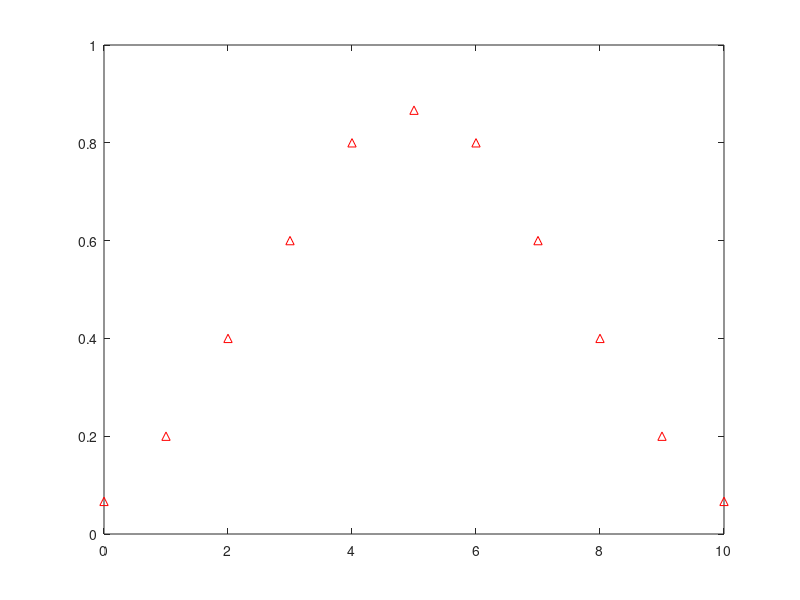

Write MATLAB code to recreate this figure. (Note: this script raises an error after producing the figure.)
%% Sample 7-4
%% 幾何学処理
% 有理数比の解像度変換
% 
% 画像処理特論
% 
% 村松 正吾 
% 
% 動作確認: MATLAB R2023a
%% Geometric image processing
% Resizing w/ rational factor
% 
% Advanced Topics in Image Processing
% 
% Shogo MURAMATSU
% 
% Verified: MATLAB R2023a
% 準備
% (Preparation)

close all
% 補間率の設定
% (Setting of upsampling factor)
%% 
% * $M$: 補間率 (upsampling factor) 

% Upsampling factor
uFactor = 5;
% 間引き率の設定
% (Setting of downsampling factor)
%% 
% * $M$: 間引き率 (downsampling factor) 

% Downsampling factor
dFactor = 3;
% フィルタの設定
% (Setting of filter)
% 
% 平均フィルタのインパルス応答 (Impulse response of averaging filter)
% 
% $$h[n]=\left\{\begin{array}{ll} \frac{1}{M_\mathrm{d}} & 0\leq n\leq M_\mathrm{d}-1 
% \\ 0 & \mathrm{otherwise} \end{array}\right.$$
%% 
% * $\{h[n]\}_n$: インパルス応答 (Impulse response)

% Impulse response of averaging filter
h = ones(1,dFactor)/dFactor;
%% 
% 線形補間フィルタのインパルス応答 (Impulse response of linear interpolation filter)
% 
% $$f[n]=\left\{\begin{array}{ll} \frac{1}{M_\mathrm{u}}(M_\mathrm{u}-|n|) & 
% -M_\mathrm{u}+1\leq n\leq M_\mathrm{u}-1 \\ 0 & \mathrm{otherwise} \end{array}\right.$$
% 
% ただし，非因果性に注意．(Note that the incausal property.)
%% 
% * $\{f[n]\}_n$: インパルス応答 (Impulse response)

% Impulse response of interpolation filter
f = 1-abs(-(uFactor-1):(uFactor-1))/uFactor;
%% 
% 縦続フィルタのインパルス応答 (Impulse response of the cascade filter)
% 
% $$g[n]=h[n]\ast f[n]$$

% Impulse response of the combination
g = conv(h,f);
%% フィルタ特性の表示
% (Display of filter characteristics)

% Impulse response
figure(1)
impz(g)
ax = gca;
ax.XLim = [-1 length(g)];
ax.YLim = [-0.2 1];

% Frequency response
figure(2)
freqz(g)
ax = gca;
hold on
line([0 min(1/uFactor,1/dFactor) min(1/uFactor,1/dFactor)],[20*log10(uFactor) 20*log10(uFactor) ax.YLim(1)],...
    'LineStyle',':','LineWidth',2,'Color','red');
hold off
% 画像への適用
% (Application to images)
% 
% $$v[\mathbf{m}]=\sum_{\mathbf{\ell}\in\mathbb{Z}^2}u[\mathbf{M}_\mathrm{u}\mathbf{\ell}]g[\mathbf{M_\mathrm{d}m}-\mathbf{M}_\mathrm{u}\mathbf{\ell}]$$
% 
% ただし，(where)
% 
% $$g[\mathbf{n}]=h[\mathbf{n}]\ast f[\mathbf{n}]$$
% 
% $$h[\mathbf{n}]=\left\{\begin{array}{ll} \frac{1}{|\det\mathbf{M}_\mathbf{d}|} 
% & \mathbf{n}\in \mathcal{N}(\mathbf{M}_\mathbf{d})\\ 0 & \mathrm{otherwise} 
% \end{array}\right.$$
% 
% $$f[\mathbf{n}]=\left\{\begin{array}{ll} \mathrm{prod}\left(\mathbf{1}-\mathrm{abs}\left(\mathbf{M}_\mathbf{u}^{-1}\mathbf{n}\right) 
% \right)& \mathbf{n}\in \{\mathbf{M}_\mathbf{u}\mathbf{x}\in\mathbb{Z}^2\ |\ 
% \mathbf{x}\in(-1,1)^2\} \\ 0 & \mathrm{otherwise} \end{array}\right.$$
% 
% ただし，非因果性に注意．(Note that the incausal property.)
%% 
% * $\{g[\mathbf{n}]\}_\mathbf{n}$: インパルス応答 (Impulse response)

% Reading an image
u = imread('cameraman.tif');

% Generating the bilinear interpolation filter
[n1,n2] = ndgrid(-uFactor+1:uFactor-1);
f = (1-abs(n1)/uFactor).*(1-abs(n2)/uFactor);

% Generating the average filter
h = fspecial('average',dFactor);

% Combination of h and f
g = conv2(f,h);
[n1,n2] = ndgrid(-uFactor-floor(dFactor/2)+1:uFactor+floor(dFactor/2)-1);

% Impluse response 
figure(3)
stem3(n2,n1,g,'filled')
axis ij
ax = gca;
ax.XLim = ax.XLim + [-1 1];
ax.YLim = ax.YLim + [-1 1];

% Frequency response
figure(4)
freqz2(g)
axis ij
% Bivariate upsampling function
upsample2 = @(x,n) ...
    shiftdim(upsample(...
    shiftdim(upsample(x,...
    n(1)),1),...
    n(2)),1);

% Bivariate downsampling function
downsample2 = @(x,n) ...
    shiftdim(downsample(...
    shiftdim(downsample(x,...
    n(1)),1),...
    n(2)),1);

% Interpolation with upsampling and filtering
x = padarray(u,[1 1],'replicate','both');
w = imfilter(upsample2(x,uFactor*[1 1]),g,'conv');
s = ceil(uFactor/2);
y = w(s+1:s+uFactor*size(u,1),s+1:s+uFactor*size(u,2));
v = downsample2(y,dFactor*[1 1]);
% 画像表示
% (Display image)
% 
% 原画像 (Original)

figure(5)
imshow(u)
title('Original')
%% 
% 結果画像 (Result)

% Display result
figure(6)
imshow(v)
title('Result')
%%
% Imresize
figure(7)
z = imresize(u,uFactor/dFactor);
imshow(z)
title('Imresize')
%% 
% © Copyright, Shogo MURAMATSU, All rights reserved.
